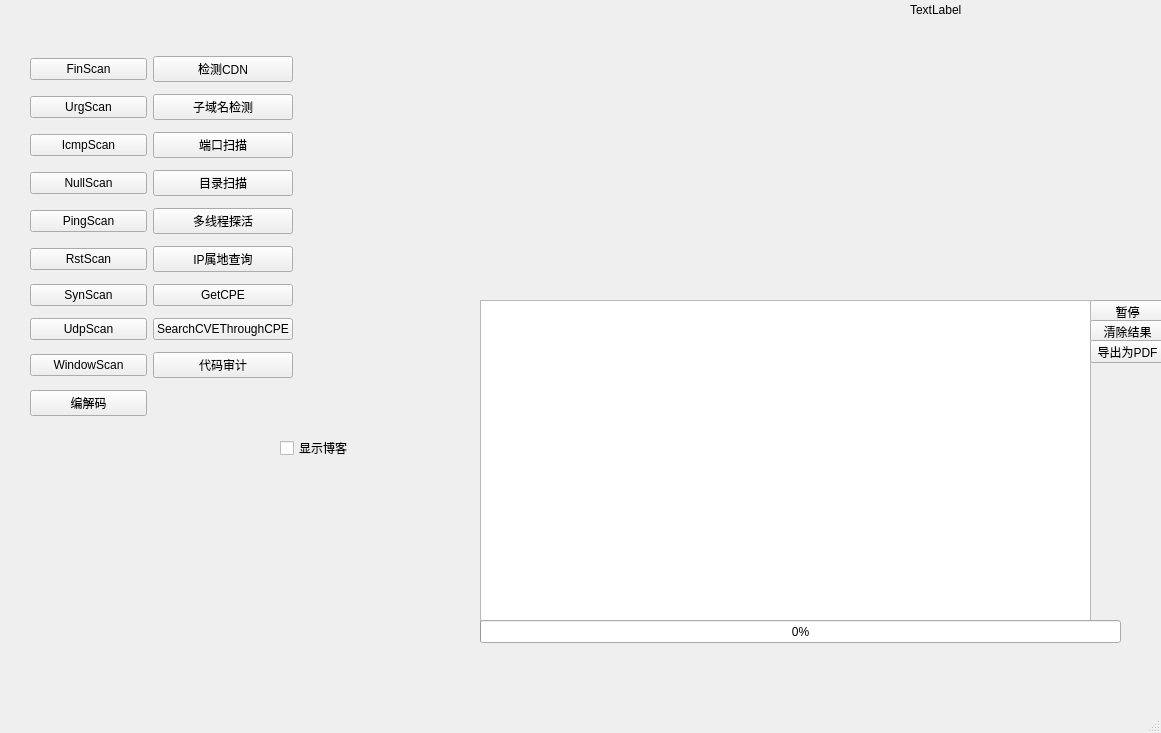
<?xml version="1.0" encoding="UTF-8"?>
<ui version="4.0">
 <class>MainWindow</class>
 <widget class="QMainWindow" name="MainWindow">
  <property name="geometry">
   <rect>
    <x>0</x>
    <y>0</y>
    <width>1161</width>
    <height>733</height>
   </rect>
  </property>
  <property name="windowTitle">
   <string>MainWindow</string>
  </property>
  <widget class="QWidget" name="centralwidget">
   <widget class="QPushButton" name="pushButton_12">
    <property name="geometry">
     <rect>
      <x>1090</x>
      <y>300</y>
      <width>75</width>
      <height>23</height>
     </rect>
    </property>
    <property name="text">
     <string>暂停</string>
    </property>
   </widget>
   <widget class="QCheckBox" name="checkBox">
    <property name="geometry">
     <rect>
      <x>280</x>
      <y>440</y>
      <width>101</width>
      <height>16</height>
     </rect>
    </property>
    <property name="text">
     <string>显示博客</string>
    </property>
   </widget>
   <widget class="QLabel" name="label_2">
    <property name="geometry">
     <rect>
      <x>910</x>
      <y>0</y>
      <width>251</width>
      <height>20</height>
     </rect>
    </property>
    <property name="text">
     <string>TextLabel</string>
    </property>
   </widget>
   <widget class="QWidget" name="gridLayoutWidget">
    <property name="geometry">
     <rect>
      <x>10</x>
      <y>470</y>
      <width>355</width>
      <height>152</height>
     </rect>
    </property>
    <layout class="QGridLayout" name="MaingridLayout">
     <item row="0" column="0">
      <widget class="QLabel" name="label_3">
       <property name="text">
        <string/>
       </property>
       <property name="pixmap">
        <pixmap resource="picture.qrc">:/info/picture/info.png</pixmap>
       </property>
      </widget>
     </item>
    </layout>
   </widget>
   <widget class="QWidget" name="verticalLayoutWidget">
    <property name="geometry">
     <rect>
      <x>30</x>
      <y>50</y>
      <width>263</width>
      <height>381</height>
     </rect>
    </property>
    <layout class="QGridLayout" name="gridLayout">
     <item row="5" column="1">
      <widget class="QPushButton" name="pushButton_7">
       <property name="text">
        <string>目录扫描</string>
       </property>
      </widget>
     </item>
     <item row="5" column="0">
      <widget class="QPushButton" name="pushButton_17">
       <property name="text">
        <string>NullScan</string>
       </property>
      </widget>
     </item>
     <item row="7" column="1">
      <widget class="QPushButton" name="pushButton_10">
       <property name="text">
        <string>IP属地查询</string>
       </property>
      </widget>
     </item>
     <item row="0" column="1">
      <widget class="QPushButton" name="pushButton_2">
       <property name="text">
        <string>检测CDN</string>
       </property>
      </widget>
     </item>
     <item row="10" column="0">
      <widget class="QPushButton" name="pushButton_22">
       <property name="text">
        <string>WindowScan</string>
       </property>
      </widget>
     </item>
     <item row="1" column="0">
      <widget class="QPushButton" name="pushButton_5">
       <property name="text">
        <string>UrgScan</string>
       </property>
      </widget>
     </item>
     <item row="8" column="0">
      <widget class="QPushButton" name="pushButton_20">
       <property name="text">
        <string>SynScan</string>
       </property>
      </widget>
     </item>
     <item row="7" column="0">
      <widget class="QPushButton" name="pushButton_19">
       <property name="text">
        <string>RstScan</string>
       </property>
      </widget>
     </item>
     <item row="0" column="0">
      <widget class="QPushButton" name="pushButton_4">
       <property name="text">
        <string>FinScan</string>
       </property>
      </widget>
     </item>
     <item row="4" column="1">
      <widget class="QPushButton" name="pushButton_6">
       <property name="text">
        <string>端口扫描</string>
       </property>
      </widget>
     </item>
     <item row="8" column="1">
      <widget class="QPushButton" name="pushButton_14">
       <property name="text">
        <string>GetCPE</string>
       </property>
      </widget>
     </item>
     <item row="1" column="1">
      <widget class="QPushButton" name="pushButton_3">
       <property name="text">
        <string>子域名检测</string>
       </property>
      </widget>
     </item>
     <item row="6" column="1">
      <widget class="QPushButton" name="pushButton_9">
       <property name="text">
        <string>多线程探活</string>
       </property>
      </widget>
     </item>
     <item row="4" column="0">
      <widget class="QPushButton" name="pushButton_16">
       <property name="text">
        <string>IcmpScan</string>
       </property>
      </widget>
     </item>
     <item row="6" column="0">
      <widget class="QPushButton" name="pushButton_18">
       <property name="text">
        <string>PingScan</string>
       </property>
      </widget>
     </item>
     <item row="10" column="1">
      <widget class="QPushButton" name="pushButton_11">
       <property name="text">
        <string>代码审计</string>
       </property>
      </widget>
     </item>
     <item row="9" column="1">
      <widget class="QPushButton" name="pushButton_15">
       <property name="text">
        <string>SearchCVEThroughCPE</string>
       </property>
      </widget>
     </item>
     <item row="9" column="0">
      <widget class="QPushButton" name="pushButton_21">
       <property name="text">
        <string>UdpScan</string>
       </property>
      </widget>
     </item>
     <item row="11" column="0">
      <widget class="QPushButton" name="pushButton">
       <property name="text">
        <string>编解码</string>
       </property>
      </widget>
     </item>
    </layout>
   </widget>
   <widget class="QStackedWidget" name="stackedWidget">
    <property name="geometry">
     <rect>
      <x>480</x>
      <y>50</y>
      <width>691</width>
      <height>251</height>
     </rect>
    </property>
    <property name="currentIndex">
     <number>1</number>
    </property>
    <widget class="QWidget" name="page"/>
    <widget class="QWidget" name="page_2"/>
   </widget>
   <widget class="QTextEdit" name="textEdit_2">
    <property name="geometry">
     <rect>
      <x>480</x>
      <y>300</y>
      <width>611</width>
      <height>321</height>
     </rect>
    </property>
   </widget>
   <widget class="QPushButton" name="pushButton_8">
    <property name="geometry">
     <rect>
      <x>1090</x>
      <y>320</y>
      <width>75</width>
      <height>23</height>
     </rect>
    </property>
    <property name="text">
     <string>清除结果</string>
    </property>
   </widget>
   <widget class="QProgressBar" name="progressBar">
    <property name="geometry">
     <rect>
      <x>480</x>
      <y>620</y>
      <width>641</width>
      <height>23</height>
     </rect>
    </property>
    <property name="value">
     <number>0</number>
    </property>
   </widget>
   <widget class="QPushButton" name="pushButton_13">
    <property name="geometry">
     <rect>
      <x>1090</x>
      <y>340</y>
      <width>75</width>
      <height>23</height>
     </rect>
    </property>
    <property name="text">
     <string>导出为PDF</string>
    </property>
   </widget>
  </widget>
  <widget class="QMenuBar" name="menubar">
   <property name="geometry">
    <rect>
     <x>0</x>
     <y>0</y>
     <width>1161</width>
     <height>26</height>
    </rect>
   </property>
  </widget>
  <widget class="QStatusBar" name="statusbar"/>
  <action name="fileOpenAction">
   <property name="text">
    <string>打开</string>
   </property>
   <property name="shortcut">
    <string>Alt+O</string>
   </property>
  </action>
  <action name="actionxinjian">
   <property name="text">
    <string>新建</string>
   </property>
   <property name="shortcut">
    <string>Alt+N</string>
   </property>
  </action>
  <action name="actionguanbi">
   <property name="text">
    <string>关闭</string>
   </property>
   <property name="shortcut">
    <string>Alt+C</string>
   </property>
  </action>
  <action name="addWinAction">
   <property name="text">
    <string>添加窗体</string>
   </property>
   <property name="toolTip">
    <string>添加窗体</string>
   </property>
  </action>
  <action name="actionSubdomain">
   <property name="text">
    <string>Subdomain</string>
   </property>
  </action>
 </widget>
 <resources>
  <include location="picture.qrc"/>
 </resources>
 <connections>
  <connection>
   <sender>checkBox</sender>
   <signal>clicked(bool)</signal>
   <receiver>label_2</receiver>
   <slot>setVisible(bool)</slot>
   <hints>
    <hint type="sourcelabel">
     <x>320</x>
     <y>378</y>
    </hint>
    <hint type="destinationlabel">
     <x>1000</x>
     <y>42</y>
    </hint>
   </hints>
  </connection>
  <connection>
   <sender>pushButton_8</sender>
   <signal>clicked()</signal>
   <receiver>textEdit_2</receiver>
   <slot>clear()</slot>
   <hints>
    <hint type="sourcelabel">
     <x>1090</x>
     <y>343</y>
    </hint>
    <hint type="destinationlabel">
     <x>684</x>
     <y>398</y>
    </hint>
   </hints>
  </connection>
  <connection>
   <sender>pushButton_8</sender>
   <signal>clicked()</signal>
   <receiver>progressBar</receiver>
   <slot>reset()</slot>
   <hints>
    <hint type="sourcelabel">
     <x>1134</x>
     <y>358</y>
    </hint>
    <hint type="destinationlabel">
     <x>1071</x>
     <y>663</y>
    </hint>
   </hints>
  </connection>
 </connections>
</ui>
